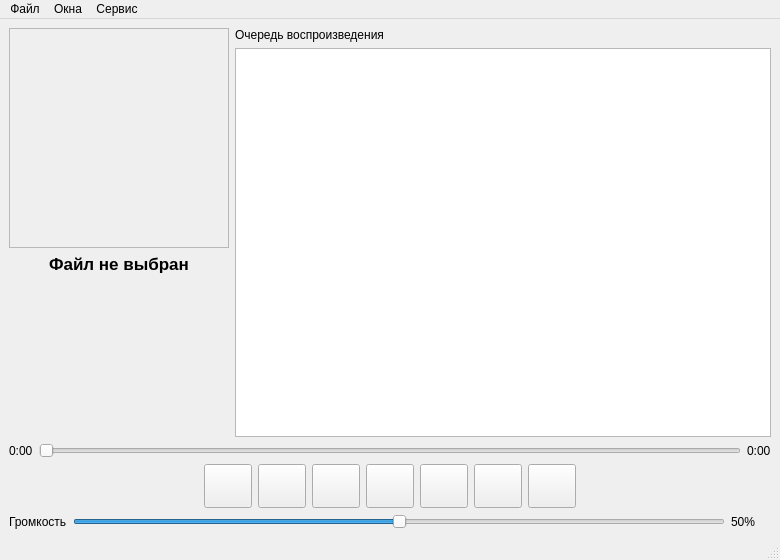
<?xml version="1.0" encoding="UTF-8"?>
<ui version="4.0">
 <class>MainWindow</class>
 <widget class="QMainWindow" name="MainWindow">
  <property name="geometry">
   <rect>
    <x>0</x>
    <y>0</y>
    <width>780</width>
    <height>560</height>
   </rect>
  </property>
  <property name="windowTitle">
   <string>MP3-плеер</string>
  </property>
  <widget class="QWidget" name="centralwidget">
   <layout class="QVBoxLayout" name="mainLayout">
    <item>
     <layout class="QHBoxLayout" name="topLayout">
      <item>
       <layout class="QVBoxLayout" name="infoLayout">
        <item>
         <widget class="QLabel" name="coverLabel">
          <property name="minimumSize">
           <size>
            <width>220</width>
            <height>220</height>
           </size>
          </property>
          <property name="maximumSize">
           <size>
            <width>220</width>
            <height>220</height>
           </size>
          </property>
          <property name="frameShape">
           <enum>QFrame::StyledPanel</enum>
          </property>
          <property name="alignment">
           <set>Qt::AlignCenter</set>
          </property>
         </widget>
        </item>
        <item>
         <widget class="QLabel" name="titleLabel">
          <property name="text">
           <string>Файл не выбран</string>
          </property>
          <property name="alignment">
           <set>Qt::AlignCenter</set>
          </property>
          <property name="wordWrap">
           <bool>true</bool>
          </property>
          <property name="font">
           <font>
            <pointsize>13</pointsize>
            <bold>true</bold>
           </font>
          </property>
         </widget>
        </item>
        <item>
         <widget class="QLabel" name="artistLabel">
          <property name="text">
           <string></string>
          </property>
          <property name="alignment">
           <set>Qt::AlignCenter</set>
          </property>
          <property name="wordWrap">
           <bool>true</bool>
          </property>
         </widget>
        </item>
        <item>
         <widget class="QLabel" name="albumLabel">
          <property name="text">
           <string></string>
          </property>
          <property name="alignment">
           <set>Qt::AlignCenter</set>
          </property>
          <property name="wordWrap">
           <bool>true</bool>
          </property>
         </widget>
        </item>
        <item>
         <spacer name="infoSpacer">
          <property name="orientation">
           <enum>Qt::Vertical</enum>
          </property>
          <property name="sizeHint" stdset="0">
           <size>
            <width>20</width>
            <height>40</height>
           </size>
          </property>
         </spacer>
        </item>
       </layout>
      </item>
      <item>
       <layout class="QVBoxLayout" name="queueLayout">
        <item>
         <widget class="QLabel" name="queueTitleLabel">
          <property name="text">
           <string>Очередь воспроизведения</string>
          </property>
         </widget>
        </item>
        <item>
         <widget class="QListWidget" name="queueList"/>
        </item>
       </layout>
      </item>
     </layout>
    </item>
    <item>
     <layout class="QHBoxLayout" name="seekLayout">
      <item>
       <widget class="QLabel" name="currentTimeLabel">
        <property name="text">
         <string>0:00</string>
        </property>
       </widget>
      </item>
      <item>
       <widget class="QSlider" name="seekSlider">
        <property name="orientation">
         <enum>Qt::Horizontal</enum>
        </property>
       </widget>
      </item>
      <item>
       <widget class="QLabel" name="totalTimeLabel">
        <property name="text">
         <string>0:00</string>
        </property>
       </widget>
      </item>
     </layout>
    </item>
    <item>
     <layout class="QHBoxLayout" name="buttonsLayout">
      <item>
       <spacer name="buttonsSpacerLeft">
        <property name="orientation">
         <enum>Qt::Horizontal</enum>
        </property>
        <property name="sizeHint" stdset="0">
         <size>
          <width>40</width>
          <height>20</height>
         </size>
        </property>
       </spacer>
      </item>
      <item>
       <widget class="QPushButton" name="shuffleButton">
        <property name="text">
         <string></string>
        </property>
        <property name="toolTip">
         <string>Случайный порядок</string>
        </property>
        <property name="checkable">
         <bool>true</bool>
        </property>
        <property name="minimumSize">
         <size>
          <width>48</width>
          <height>44</height>
         </size>
        </property>
        <property name="iconSize">
         <size>
          <width>28</width>
          <height>28</height>
         </size>
        </property>
       </widget>
      </item>
      <item>
       <widget class="QPushButton" name="prevButton">
        <property name="text">
         <string></string>
        </property>
        <property name="toolTip">
         <string>Предыдущий трек</string>
        </property>
        <property name="minimumSize">
         <size>
          <width>48</width>
          <height>44</height>
         </size>
        </property>
        <property name="iconSize">
         <size>
          <width>28</width>
          <height>28</height>
         </size>
        </property>
       </widget>
      </item>
      <item>
       <widget class="QPushButton" name="playButton">
        <property name="text">
         <string></string>
        </property>
        <property name="toolTip">
         <string>Играть</string>
        </property>
        <property name="minimumSize">
         <size>
          <width>48</width>
          <height>44</height>
         </size>
        </property>
        <property name="iconSize">
         <size>
          <width>28</width>
          <height>28</height>
         </size>
        </property>
       </widget>
      </item>
      <item>
       <widget class="QPushButton" name="pauseButton">
        <property name="text">
         <string></string>
        </property>
        <property name="toolTip">
         <string>Пауза</string>
        </property>
        <property name="minimumSize">
         <size>
          <width>48</width>
          <height>44</height>
         </size>
        </property>
        <property name="iconSize">
         <size>
          <width>28</width>
          <height>28</height>
         </size>
        </property>
       </widget>
      </item>
      <item>
       <widget class="QPushButton" name="stopButton">
        <property name="text">
         <string></string>
        </property>
        <property name="toolTip">
         <string>Стоп</string>
        </property>
        <property name="minimumSize">
         <size>
          <width>48</width>
          <height>44</height>
         </size>
        </property>
        <property name="iconSize">
         <size>
          <width>28</width>
          <height>28</height>
         </size>
        </property>
       </widget>
      </item>
      <item>
       <widget class="QPushButton" name="nextButton">
        <property name="text">
         <string></string>
        </property>
        <property name="toolTip">
         <string>Следующий трек</string>
        </property>
        <property name="minimumSize">
         <size>
          <width>48</width>
          <height>44</height>
         </size>
        </property>
        <property name="iconSize">
         <size>
          <width>28</width>
          <height>28</height>
         </size>
        </property>
       </widget>
      </item>
      <item>
       <widget class="QPushButton" name="repeatButton">
        <property name="text">
         <string></string>
        </property>
        <property name="toolTip">
         <string>Повтор: выключен</string>
        </property>
        <property name="minimumSize">
         <size>
          <width>48</width>
          <height>44</height>
         </size>
        </property>
        <property name="iconSize">
         <size>
          <width>28</width>
          <height>28</height>
         </size>
        </property>
       </widget>
      </item>
      <item>
       <spacer name="buttonsSpacerRight">
        <property name="orientation">
         <enum>Qt::Horizontal</enum>
        </property>
        <property name="sizeHint" stdset="0">
         <size>
          <width>40</width>
          <height>20</height>
         </size>
        </property>
       </spacer>
      </item>
     </layout>
    </item>
    <item>
     <layout class="QHBoxLayout" name="volumeLayout">
      <item>
       <widget class="QLabel" name="volumeLabel">
        <property name="text">
         <string>Громкость</string>
        </property>
       </widget>
      </item>
      <item>
       <widget class="QSlider" name="volumeSlider">
        <property name="maximum">
         <number>100</number>
        </property>
        <property name="value">
         <number>50</number>
        </property>
        <property name="orientation">
         <enum>Qt::Horizontal</enum>
        </property>
       </widget>
      </item>
      <item>
       <widget class="QLabel" name="volumeValueLabel">
        <property name="text">
         <string>50%</string>
        </property>
        <property name="minimumSize">
         <size>
          <width>40</width>
          <height>0</height>
         </size>
        </property>
       </widget>
      </item>
     </layout>
    </item>
   </layout>
  </widget>
  <widget class="QMenuBar" name="menubar">
   <widget class="QMenu" name="fileMenu">
    <property name="title">
     <string>Файл</string>
    </property>
    <addaction name="addFilesAction"/>
    <addaction name="addFolderAction"/>
    <addaction name="separator"/>
    <addaction name="exitAction"/>
   </widget>
   <widget class="QMenu" name="windowsMenu">
    <property name="title">
     <string>Окна</string>
    </property>
    <addaction name="libraryAction"/>
    <addaction name="playlistsAction"/>
    <addaction name="statsAction"/>
   </widget>
   <widget class="QMenu" name="toolsMenu">
    <property name="title">
     <string>Сервис</string>
    </property>
    <addaction name="sleepTimerAction"/>
    <addaction name="cancelSleepAction"/>
   </widget>
   <addaction name="fileMenu"/>
   <addaction name="windowsMenu"/>
   <addaction name="toolsMenu"/>
  </widget>
  <widget class="QStatusBar" name="statusbar"/>
  <action name="addFilesAction">
   <property name="text">
    <string>Добавить файлы...</string>
   </property>
   <property name="shortcut">
    <string>Ctrl+O</string>
   </property>
  </action>
  <action name="addFolderAction">
   <property name="text">
    <string>Добавить папку...</string>
   </property>
   <property name="shortcut">
    <string>Ctrl+Shift+O</string>
   </property>
  </action>
  <action name="exitAction">
   <property name="text">
    <string>Выход</string>
   </property>
   <property name="shortcut">
    <string>Ctrl+Q</string>
   </property>
  </action>
  <action name="libraryAction">
   <property name="text">
    <string>Библиотека</string>
   </property>
   <property name="shortcut">
    <string>Ctrl+L</string>
   </property>
  </action>
  <action name="playlistsAction">
   <property name="text">
    <string>Плейлисты</string>
   </property>
   <property name="shortcut">
    <string>Ctrl+P</string>
   </property>
  </action>
  <action name="statsAction">
   <property name="text">
    <string>Статистика</string>
   </property>
   <property name="shortcut">
    <string>Ctrl+T</string>
   </property>
  </action>
  <action name="sleepTimerAction">
   <property name="text">
    <string>Таймер сна...</string>
   </property>
  </action>
  <action name="cancelSleepAction">
   <property name="text">
    <string>Отменить таймер сна</string>
   </property>
  </action>
 </widget>
 <resources/>
 <connections/>
</ui>
